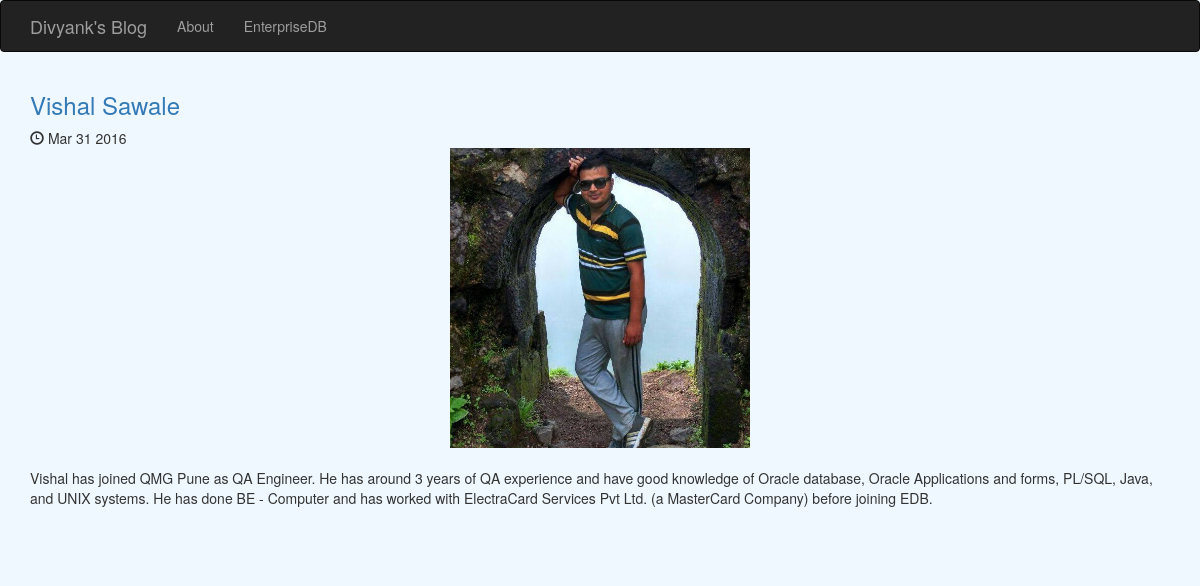
Page /posts/2/ on the committed database.
### posts/models.py (models this page shows, shortened)
class Post(models.Model):
    title = models.CharField(max_length=255)
    pub_date = models.DateTimeField()
    image = models.ImageField(upload_to='media/')
    body = models.TextField()
    def pub_date_pretty(self):
        return self.pub_date.strftime('%b %e %Y')

### posts/views.py (the view)
# urls.py: url(r'^posts/(?P<post_id>[0-9]+)/$', posts.views.post_details, name='post_detail'),
def post_details(request, post_id):
    post = get_object_or_404(Post, pk=post_id) #pk is the primary key, post will get object containing all the details
    return render(request, 'posts/posts_details.html', {'post':post})

### posts/templates/posts/posts_details.html (shortened to what this page needs)
<!DOCTYPE html>
<html lang="en">
  <head>
    <link rel="stylesheet" href="https://maxcdn.bootstrapcdn.com/bootstrap/3.3.7/css/bootstrap.min.css">
  </head>
  <body style="background-color:#F0F8FF">
    <nav class="navbar navbar-inverse">
      <div class="container">
          <div class="navbar-header">
            <a class="navbar-brand" href="{% url 'home' %}">Divyank's Blog</a>
          </div>
          <div class="collapse navbar-collapse" id="mynav">
            <ul class="nav navbar-nav">
              <li><a href="{% url 'aboutus' %}">About</a></li>
                <li><a href="https://www.enterprisedb.com/">EnterpriseDB</a></li>
            </ul>
          </div>
      </div>
  </nav>
  <div class="container">
      <a href="{%url 'post_detail' post.id%}"><h3> {{ post.title }} </h3> </a>
      <span class="glyphicon glyphicon-time" aria-hidden="true"></span> {{ post.pub_date_pretty }}
      <br/>
      <img src="{{ post.image.url }}" class="img-responsive center-block" style="max-height:300px;"/>
      <br />
      <p>{{ post.body }}</p>
              <br/>
              <br/>
      </div>
  </body>
</html>

### rows in the picture
Post: title "Vishal Sawale", pub_date_pretty "Mar 31 2016", image (picture), body "Vishal has joined QMG Pune as QA Engineer. He has around 3 years of QA experience and have good knowledge of Oracle database, Oracle Applications and forms, PL/SQL, Java, and UNIX systems. He has done BE - Computer and has worked with ElectraCard Services Pvt Ltd. (a MasterCard Company) before joining EDB."
